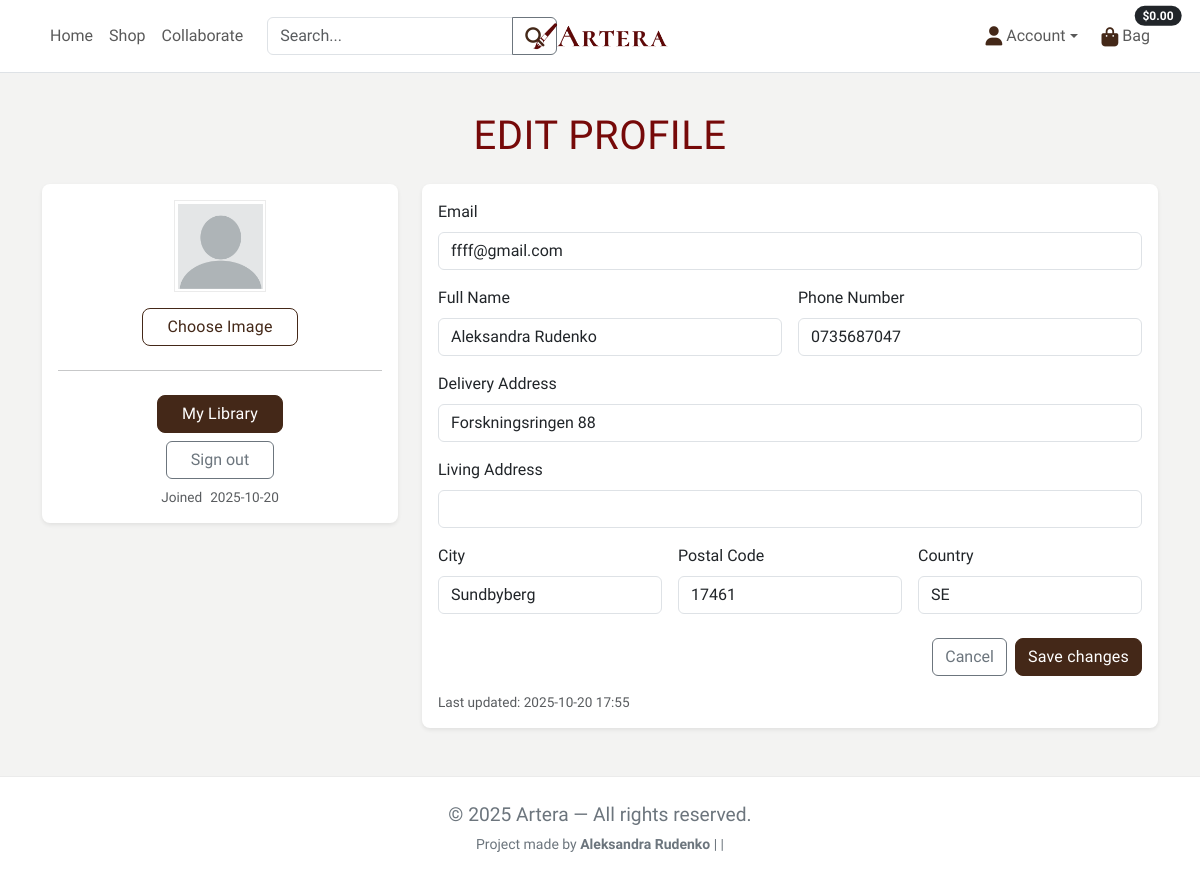
/profiles/ (signed in), run on an earlier commit of the app's database.
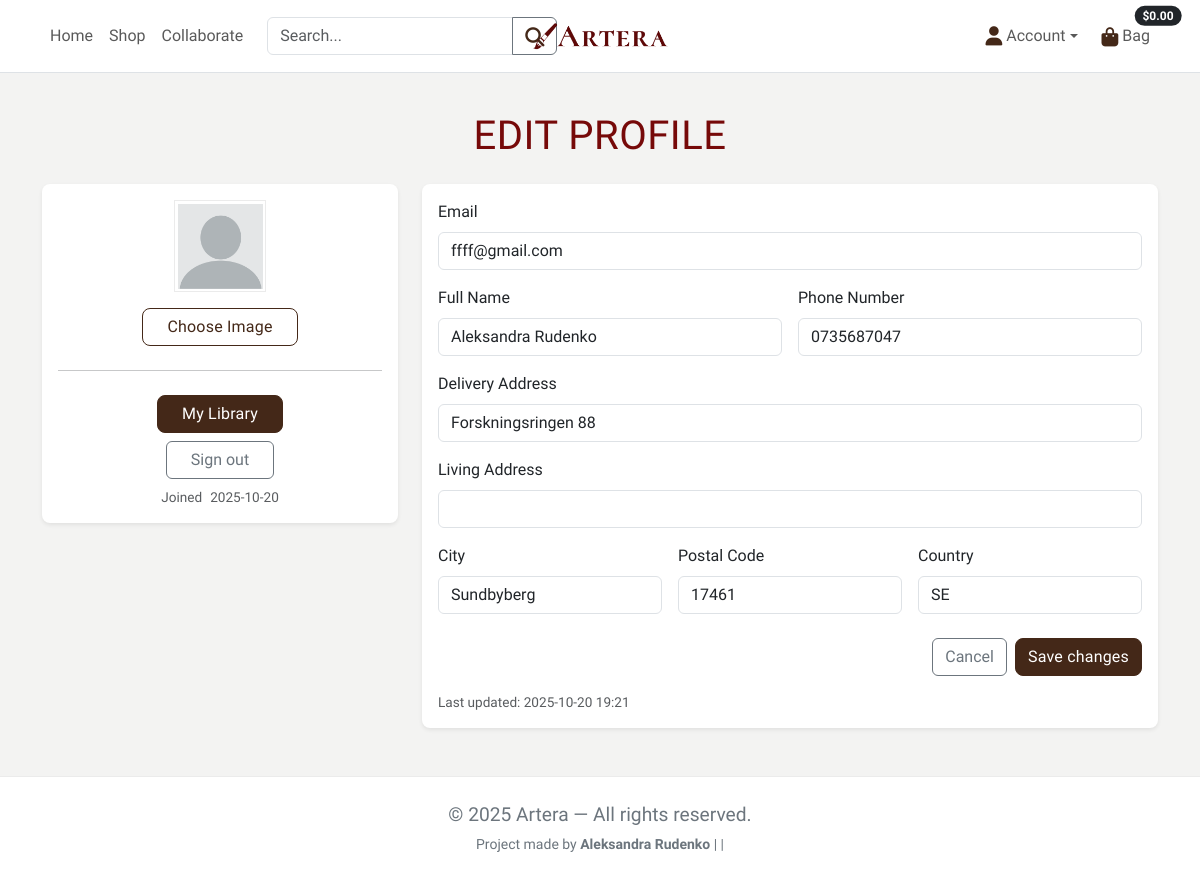
And on a later commit of the database.
### profiles/models.py (models this page shows, shortened)
class Profile(models.Model):
    user = models.OneToOneField(settings.AUTH_USER_MODEL, on_delete=models.CASCADE)
    full_name = models.CharField(max_length=100, blank=True)
    phone_number = models.CharField(max_length=20, blank=True)
    address_line_delivery = models.CharField(max_length=255, blank=True)
    address_line_living = models.CharField(max_length=255, blank=True)
    city = models.CharField(max_length=100, blank=True)
    postal_code = models.CharField(max_length=20, blank=True)
    country = models.CharField(max_length=100, blank=True)
    created_at = models.DateTimeField(auto_now_add=True)
    updated_at = models.DateTimeField(auto_now=True)
    avatar = CloudinaryField('image', blank=True, null=True, folder='avatars')

### profiles/views.py (the view)
# urls.py: path('', views.profile, name='profile'),
@login_required
def profile(request):
    profile, _ = Profile.objects.get_or_create(user=request.user)
    if request.method == 'POST':
        form = ProfileForm(request.POST, instance=profile)
        new_email = (request.POST.get('email') or '').strip()
        if form.is_valid():
            with transaction.atomic():
                form.save()
                if new_email and new_email.lower() != (request.user.email or '').lower():
                    ea = EmailAddress.objects.filter(
                        user=request.user, email__iexact=new_email
                    ).first()
                    if not ea:
                        ea = EmailAddress(user=request.user, email=new_email, primary=False, verified=False)
                        ea.save()
                    ea.send_confirmation(request)
                    messages.info(request, "We sent a verification link to your new email. "
                                            "It will replace your current email after you confirm.")
                else:
                    messages.success(request, "Profile updated.")
            return redirect('profile')
        else:
            messages.error(request, "Please fix the errors below.")
    else:
        form = ProfileForm(instance=profile)
    return render(request, 'profiles/profile.html', {
        'form': form,
        'user_obj': request.user,
    })

### profiles/forms.py
class ProfileForm(forms.ModelForm):
    class Meta:
        model = Profile
        fields = [
            'full_name', 'phone_number', 'address_line_delivery',
            'address_line_living', 'city', 'postal_code', 'country'
        ]
        widgets = {
            'full_name': forms.TextInput(attrs={'class': 'form-control'}),
            'phone_number': forms.TextInput(attrs={'class': 'form-control'}),
            'address_line_delivery': forms.TextInput(attrs={'class': 'form-control'}),
            'address_line_living': forms.TextInput(attrs={'class': 'form-control'}),
            'city': forms.TextInput(attrs={'class': 'form-control'}),
            'postal_code': forms.TextInput(attrs={'class': 'form-control'}),
            'country': forms.TextInput(attrs={'class': 'form-control'}),
        }
        labels = {
            'full_name': 'Full Name',
            'phone_number': 'Phone Number',
            'address_line_delivery': 'Delivery Address',
            'address_line_living': 'Living Address',
            'city': 'City',
            'postal_code': 'Postal Code',
            'country': 'Country',
        }

### bag/contexts.py (called while the page is built, shortened)
def bag_contents(request):
    bag_items = []
    total = 0
    product_count = 0
    bag = request.session.get('bag', {})
    if total < getattr(settings, 'FREE_DELIVERY_THRESHOLD', 0):
        delivery = total * Decimal(getattr(settings, 'STANDARD_DELIVERY_PERCENTAGE', 0) / 100)
        free_delivery_delta = getattr(settings, 'FREE_DELIVERY_THRESHOLD', 0) - total
    else:
        delivery = 0
        free_delivery_delta = 0
    grand_total = delivery + total
    context = {
        'bag_items': bag_items,
        'total': total,
        'product_count': product_count,
        'delivery': delivery,
        'free_delivery_delta': free_delivery_delta,
        'free_delivery_threshold': getattr(settings, 'FREE_DELIVERY_THRESHOLD', 0),
        'grand_total': grand_total,
    }
    return context

### profiles/templates/profiles/profile.html (shortened to what this page needs)
{% extends "base.html" %}
{% load static %}
{% block content %}
<div class="container py-5 profile">
    <h1 class="mb-4 text-center">Edit Profile</h1>
    <div class="row g-4">
        <div class="col-12 col-lg-4">
            <div class="card border-0 shadow-sm rounded-3">
                <div class="card-body text-center">
                    <div class="avatar mb-3 mx-auto">
                        {% if form.instance.avatar %}
                        <img src="{{ form.instance.avatar.url }}" alt="Avatar" class="avatar-image">
                        {% else %}
                        <img src="{% static 'images/default-avatar.png' %}" alt="Default avatar" class="avatar-image">
                        {% endif %}
                    </div>
                    <form method="post" action="{% url 'avatar_upload' %}" enctype="multipart/form-data"
                        class="d-grid gap-2 mb-2">
                        <label for="avatar-file" class="btn btn-outline-dark mx-auto px-4">Choose Image</label>
                    </form>
                    <hr class="my-4">
                    <div class="d-grid gap-2">
                        <a href="{% url 'library' %}" class="btn btn-dark mx-auto px-4">My Library</a>
                        <a href="{% url 'account_logout' %}" class="btn btn-outline-secondary mx-auto px-4">Sign
                            out</a>
                        <div class="small text-muted">
                            <span class="me-2">Joined</span>{{ user_obj.date_joined|date:"Y-m-d" }}
                        </div>
                    </div>
                </div>
            </div>
        </div>
        <div class="col-12 col-lg-8">
            <div class="card border-0 shadow-sm rounded-3">
                <div class="card-body">
                    <form method="post" novalidate>
                        <div class="mb-3">
                            <label class="form-label">Email</label>
                            <input type="email" name="email" value="{{ user_obj.email }}" class="form-control">
                        </div>
                        <div class="row g-3">
                            <div class="col-md-6">
                                <label class="form-label">{{ form.full_name.label }}</label>
                                {{ form.full_name }}
                            </div>
                            <div class="col-md-6">
                                <label class="form-label">{{ form.phone_number.label }}</label>
                                {{ form.phone_number }}
                            </div>
                            <div class="col-12">
                                <label class="form-label">{{ form.address_line_delivery.label }}</label>
                                {{ form.address_line_delivery }}
                            </div>
                            <div class="col-12">
                                <label class="form-label">{{ form.address_line_living.label }}</label>
                                {{ form.address_line_living }}
                            </div>
                            <div class="col-md-4">
                                <label class="form-label">{{ form.city.label }}</label>
                                {{ form.city }}
                            </div>
                            <div class="col-md-4">
                                <label class="form-label">{{ form.postal_code.label }}</label>
                                {{ form.postal_code }}
                            </div>
                            <div class="col-md-4">
                                <label class="form-label">{{ form.country.label }}</label>
                                {{ form.country }}
                            </div>
                        </div>
                        <div class="d-flex gap-2 justify-content-end mt-4">
                            <a href="{% url 'all_artworks' %}" class="btn btn-outline-secondary">Cancel</a>
                            <button type="submit" class="btn btn-dark">Save changes</button>
                        </div>
                    </form>
                    <div class="small text-muted mt-3">
                        Last updated:
                        {% if form.instance.updated_at %}{{ form.instance.updated_at|date:"Y-m-d H:i" }}{% else %}—{% endif %}
                    </div>
                </div>
            </div>
        </div>
    </div>
</div>
{% endblock %}

### templates/base.html (shortened to what this page needs)
{% load static %}
<!DOCTYPE html>
<html lang="en">
<head>
    {% block links %}
    <link href="https://cdn.jsdelivr.net/npm/bootstrap@5.3.3/dist/css/bootstrap.min.css" rel="stylesheet">
    <link href="https://cdnjs.cloudflare.com/ajax/libs/font-awesome/6.4.0/css/all.min.css" rel="stylesheet">
    <link rel="stylesheet" href="{% static 'css/base.css' %}">
    {% endblock %}
</head>
<body>
    <header class="fixed-top bg-white border-bottom">
        <nav class="navbar navbar-expand-md navbar-light bg-white">
            <div class="container position-relative">
                <a class="navbar-brand position-absolute top-50 start-50 translate-middle" href="{% url 'home' %}">
                    <img src="{% static 'images/logo.png' %}" alt="Artera logo" style="height:34px;">
                </a>
                <div class="collapse navbar-collapse d-none d-md-flex">
                    <ul class="navbar-nav me-auto align-items-center">
                        <li class="nav-item"><a class="nav-link" href="{% url 'home' %}">Home</a></li>
                        <li class="nav-item"><a class="nav-link" href="{% url 'all_artworks' %}">Shop</a></li>
                        <li class="nav-item"><a class="nav-link" href="{% url 'offer' %}">Collaborate</a></li>
                        <li class="nav-item">
                            <form class="d-flex ms-3" method="get" action="{% url 'artwork_search' %}">
                                <div class="input-group">
                                    <input type="text" name="q" value="{{ request.GET.q|default:'' }}"
                                        class="form-control" placeholder="Search...">
                                    <button class="btn btn-outline-secondary" type="submit"></button>
                                </div>
                            </form>
                        </li>
                    </ul>
                    <ul class="navbar-nav ms-auto align-items-center">
                        <li class="nav-item dropdown">
                            <a class="nav-link dropdown-toggle d-flex align-items-center" href="#" id="accountMenu"
                                role="button" data-bs-toggle="dropdown" aria-expanded="false">
                                <i class="fas fa-user me-1"></i> Account
                            </a>
                        </li>
                        <li class="nav-item ms-2">
                            <a class="nav-link position-relative" href="{% url 'view_bag' %}">
                                <i class="fas fa-shopping-bag"></i> Bag
                                <span
                                    class="position-absolute top-0 start-100 translate-middle badge rounded-pill bg-dark">
                                    {% if grand_total %}
                                    ${{ grand_total|floatformat:2 }}
                                    {% else %}
                                    $0.00
                                    {% endif %}
                                </span>
                            </a>
                        </li>
                    </ul>
                </div>
            </div>
        </nav>
    </header>
    <main>
        {% block content %}
        {% endblock %}
    </main>
    <footer class="footer py-4">
        <p class="mb-1">
            © {% now "Y" %} Artera — All rights reserved.
        </p>
        <p class="small mb-0">
            Project made by <strong>Aleksandra Rudenko</strong> |
            <a href="https://github.com/alexdotrud" target="_blank" rel="noopener noreferrer"></a> |
        </p>
    </footer>
</body>
</html>

### static/css/base.css (style rules this page uses)
:root { --primary-font: "Cardo", serif; --primary-color: #442818; --secondary-color: #760909; --accent-1: #C2D2C2; --accent-1-dark: #2D4739; --bg-color: #F3F3F2; --surface: #FFFFFF; --ink: #1f1f1f; --muted: #6c757d; --border: rgba(0, 0, 0, .08); --shadow-sm: 0 6px 18px rgba(0, 0, 0, .08); --shadow-md: 0 10px 24px rgba(0, 0, 0, .1); --radius: 12px; }
body { font-family: var(--primary-font); background: var(--bg-color); color: var(--ink); display: flex; flex-direction: column; min-height: 100vh; }
main { margin-top: 64px; flex: 1; }
h1, h2 { font-family: var(--primary-font); color: var(--secondary-color); letter-spacing: 0.5px; text-transform: uppercase; }
p { font-size: 1.2rem; }
header { background-color: var(--bg-color); padding: 0.25rem 0.5rem; min-height: 65px; border-bottom: 1px solid #eaeaea; }
header .navbar { min-height: 64px; position: relative; }
header .navbar-brand { position: absolute; top: 50%; left: 50%; transform: translate(-50%, -50%); margin: 0; z-index: 1040; }
.card p, .card .text-muted { font-size: 0.85rem; }
.avatar-image { width: 85px; height: 85px; }
.profile .card { border: 1px solid var(--border); box-shadow: var(--shadow); overflow: hidden; }
.profile .avatar { width: 92px; height: 92px; display: grid; place-items: center; margin-bottom: 0.5rem; border: 1px solid var(--border); }
.footer { background: var(--surface); border-top: 1px solid var(--border); color: var(--surface); text-align: center; padding: 1rem 0; }
.footer p, .footer a { color: var(--muted); }
.btn { max-width: 300px; }
.btn-dark { background: var(--primary-color); border-color: var(--primary-color); color: #fff; border-radius: 8px; letter-spacing: 0.2px; }
.btn-outline-dark { color: var(--primary-color); border-color: var(--primary-color); border-radius: 8px; letter-spacing: 0.2px; }
a { color: var(--primary-color); text-decoration: none; }
i { color: var(--primary-color); font-size: 1.2rem; transition: color 0.2s ease, transform 0.2s ease; vertical-align: middle; }

What changed in the data, as far as the page shows it:
changed Profile "Aleksandra Rudenko": instance.updated_at "2025-10-20 17:55" → "2025-10-20 19:21"
